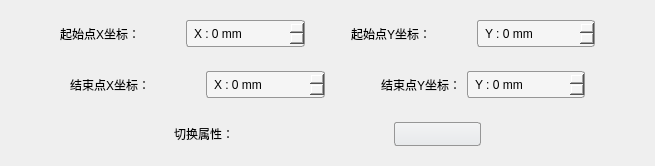
     <widget class="QWidget" name="lineSizeDialog">
      <layout class="QVBoxLayout" name="verticalLayout_4">
       <item>
        <widget class="QWidget" name="widget_7" native="true">
         <layout class="QHBoxLayout" name="horizontalLayout_7">
          <item>
           <spacer name="horizontalSpacer_13">
            <property name="orientation">
             <enum>Qt::Horizontal</enum>
            </property>
            <property name="sizeHint" stdset="0">
             <size>
              <width>40</width>
              <height>20</height>
             </size>
            </property>
           </spacer>
          </item>
          <item>
           <widget class="QLabel" name="lineStartXlabel">
            <property name="text">
             <string>起始点X坐标：</string>
            </property>
           </widget>
          </item>
          <item>
           <spacer name="horizontalSpacer_14">
            <property name="orientation">
             <enum>Qt::Horizontal</enum>
            </property>
            <property name="sizeHint" stdset="0">
             <size>
              <width>40</width>
              <height>20</height>
             </size>
            </property>
           </spacer>
          </item>
          <item>
           <widget class="QSpinBox" name="lineStartXSpinBox">
            <property name="styleSheet">
             <string notr="true">QSpinBox{
border-radius: 3px;
padding: 0 5px;
color: #000000;
border: 1px solid #969696;
background-color: #F5F5F5 ;
min-height: 25px;
}
QSpinBox:hover{
border: 1px solid #00BB9E;
}
QSpinBox:selected{
border: 1px solid #00BB9E;
}
QSpinBox[buttonSymbols=&quot;0&quot;]::up-button{/*显示按钮=0*/
width: 20px;
height: 14px;
subcontrol-origin: border;
subcontrol-position: top right;
right: 2px;
top: 2px;
bottom: 1px;
border-image: url(:/icon/triangle_up_969696.png);
}
QSpinBox::up-button:hover{
border-image: url(:/icon/triangle_up_00BB9E.png);
}
QSpinBox::up-button:pressed{
border-image: url(:/icon/triangle_up_262829.png);
}
QSpinBox[buttonSymbols=&quot;0&quot;]::down-button{
width: 20px;
height: 14px;
subcontrol-origin: border;
subcontrol-position: bottom right;
right: 2px;
bottom: 2px;
border-image: url(:/icon/triangle_down_969696.png);
}
QSpinBox::down-button:hover{
border-image: url(:/icon/triangle_down_00BB9E.png);
}
QSpinBox::down-button:pressed{
border-image: url(:/icon/triangle_down_262829.png);
}
QSpinBox:disabled{
color: #DCE1E6;
background-color:#F5F5F5;
border: 1px solid #969696;
}
QSpinBox::up-button:disabled{
border-image: url(:/icon/triangle_up_404244.png);
}
QSpinBox::down-button:disabled{
border-image: url(:/icon/triangle_down_404244.png);
}</string>
            </property>
            <property name="suffix">
             <string> mm</string>
            </property>
            <property name="prefix">
             <string>X : </string>
            </property>
            <property name="minimum">
             <number>-999999</number>
            </property>
            <property name="maximum">
             <number>999999</number>
            </property>
           </widget>
          </item>
          <item>
           <spacer name="horizontalSpacer_12">
            <property name="orientation">
             <enum>Qt::Horizontal</enum>
            </property>
            <property name="sizeHint" stdset="0">
             <size>
              <width>40</width>
              <height>20</height>
             </size>
            </property>
           </spacer>
          </item>
          <item>
           <widget class="QLabel" name="lineEndXlabel">
            <property name="text">
             <string>起始点Y坐标：</string>
            </property>
           </widget>
          </item>
          <item>
           <spacer name="horizontalSpacer_15">
            <property name="orientation">
             <enum>Qt::Horizontal</enum>
            </property>
            <property name="sizeHint" stdset="0">
             <size>
              <width>40</width>
              <height>20</height>
             </size>
            </property>
           </spacer>
          </item>
          <item>
           <widget class="QSpinBox" name="lineStartYSpinBox">
            <property name="styleSheet">
             <string notr="true">QSpinBox{
border-radius: 3px;
padding: 0 5px;
color: #000000;
border: 1px solid #969696;
background-color: #F5F5F5 ;
min-height: 25px;
}
QSpinBox:hover{
border: 1px solid #00BB9E;
}
QSpinBox:selected{
border: 1px solid #00BB9E;
}
QSpinBox[buttonSymbols=&quot;0&quot;]::up-button{/*显示按钮=0*/
width: 20px;
height: 14px;
subcontrol-origin: border;
subcontrol-position: top right;
right: 2px;
top: 2px;
bottom: 1px;
border-image: url(:/icon/triangle_up_969696.png);
}
QSpinBox::up-button:hover{
border-image: url(:/icon/triangle_up_00BB9E.png);
}
QSpinBox::up-button:pressed{
border-image: url(:/icon/triangle_up_262829.png);
}
QSpinBox[buttonSymbols=&quot;0&quot;]::down-button{
width: 20px;
height: 14px;
subcontrol-origin: border;
subcontrol-position: bottom right;
right: 2px;
bottom: 2px;
border-image: url(:/icon/triangle_down_969696.png);
}
QSpinBox::down-button:hover{
border-image: url(:/icon/triangle_down_00BB9E.png);
}
QSpinBox::down-button:pressed{
border-image: url(:/icon/triangle_down_262829.png);
}
QSpinBox:disabled{
color: #DCE1E6;
background-color:#F5F5F5;
border: 1px solid #969696;
}
QSpinBox::up-button:disabled{
border-image: url(:/icon/triangle_up_404244.png);
}
QSpinBox::down-button:disabled{
border-image: url(:/icon/triangle_down_404244.png);
}</string>
            </property>
            <property name="suffix">
             <string> mm</string>
            </property>
            <property name="prefix">
             <string>Y : </string>
            </property>
            <property name="minimum">
             <number>-999999</number>
            </property>
            <property name="maximum">
             <number>999999</number>
            </property>
           </widget>
          </item>
          <item>
           <spacer name="horizontalSpacer_16">
            <property name="orientation">
             <enum>Qt::Horizontal</enum>
            </property>
            <property name="sizeHint" stdset="0">
             <size>
              <width>40</width>
              <height>20</height>
             </size>
            </property>
           </spacer>
          </item>
         </layout>
        </widget>
       </item>
       <item>
        <widget class="QWidget" name="widget_8" native="true">
         <layout class="QHBoxLayout" name="horizontalLayout_6">
          <item>
           <spacer name="horizontalSpacer_10">
            <property name="orientation">
             <enum>Qt::Horizontal</enum>
            </property>
            <property name="sizeHint" stdset="0">
             <size>
              <width>40</width>
              <height>20</height>
             </size>
            </property>
           </spacer>
          </item>
          <item>
           <widget class="QLabel" name="lineStartYlabel">
            <property name="text">
             <string>结束点X坐标：</string>
            </property>
           </widget>
          </item>
          <item>
           <spacer name="horizontalSpacer_11">
            <property name="orientation">
             <enum>Qt::Horizontal</enum>
            </property>
            <property name="sizeHint" stdset="0">
             <size>
              <width>40</width>
              <height>20</height>
             </size>
            </property>
           </spacer>
          </item>
          <item>
           <widget class="QSpinBox" name="lineEndXSpinBox">
            <property name="styleSheet">
             <string notr="true">QSpinBox{
border-radius: 3px;
padding: 0 5px;
color: #000000;
border: 1px solid #969696;
background-color: #F5F5F5 ;
min-height: 25px;
}
QSpinBox:hover{
border: 1px solid #00BB9E;
}
QSpinBox:selected{
border: 1px solid #00BB9E;
}
QSpinBox[buttonSymbols=&quot;0&quot;]::up-button{/*显示按钮=0*/
width: 20px;
height: 14px;
subcontrol-origin: border;
subcontrol-position: top right;
right: 2px;
top: 2px;
bottom: 1px;
border-image: url(:/icon/triangle_up_969696.png);
}
QSpinBox::up-button:hover{
border-image: url(:/icon/triangle_up_00BB9E.png);
}
QSpinBox::up-button:pressed{
border-image: url(:/icon/triangle_up_262829.png);
}
QSpinBox[buttonSymbols=&quot;0&quot;]::down-button{
width: 20px;
height: 14px;
subcontrol-origin: border;
subcontrol-position: bottom right;
right: 2px;
bottom: 2px;
border-image: url(:/icon/triangle_down_969696.png);
}
QSpinBox::down-button:hover{
border-image: url(:/icon/triangle_down_00BB9E.png);
}
QSpinBox::down-button:pressed{
border-image: url(:/icon/triangle_down_262829.png);
}
QSpinBox:disabled{
color: #DCE1E6;
background-color:#F5F5F5;
border: 1px solid #969696;
}
QSpinBox::up-button:disabled{
border-image: url(:/icon/triangle_up_404244.png);
}
QSpinBox::down-button:disabled{
border-image: url(:/icon/triangle_down_404244.png);
}</string>
            </property>
            <property name="suffix">
             <string> mm</string>
            </property>
            <property name="prefix">
             <string>X : </string>
            </property>
            <property name="minimum">
             <number>-999999</number>
            </property>
            <property name="maximum">
             <number>999999</number>
            </property>
           </widget>
          </item>
          <item>
           <spacer name="horizontalSpacer_17">
            <property name="orientation">
             <enum>Qt::Horizontal</enum>
            </property>
            <property name="sizeHint" stdset="0">
             <size>
              <width>40</width>
              <height>20</height>
             </size>
            </property>
           </spacer>
          </item>
          <item>
           <widget class="QLabel" name="lineEndYlabel">
            <property name="text">
             <string>结束点Y坐标：</string>
            </property>
           </widget>
          </item>
          <item>
           <widget class="QSpinBox" name="lineEndYSpinBox">
            <property name="styleSheet">
             <string notr="true">QSpinBox{
border-radius: 3px;
padding: 0 5px;
color: #000000;
border: 1px solid #969696;
background-color: #F5F5F5 ;
min-height: 25px;
}
QSpinBox:hover{
border: 1px solid #00BB9E;
}
QSpinBox:selected{
border: 1px solid #00BB9E;
}
QSpinBox[buttonSymbols=&quot;0&quot;]::up-button{/*显示按钮=0*/
width: 20px;
height: 14px;
subcontrol-origin: border;
subcontrol-position: top right;
right: 2px;
top: 2px;
bottom: 1px;
border-image: url(:/icon/triangle_up_969696.png);
}
QSpinBox::up-button:hover{
border-image: url(:/icon/triangle_up_00BB9E.png);
}
QSpinBox::up-button:pressed{
border-image: url(:/icon/triangle_up_262829.png);
}
QSpinBox[buttonSymbols=&quot;0&quot;]::down-button{
width: 20px;
height: 14px;
subcontrol-origin: border;
subcontrol-position: bottom right;
right: 2px;
bottom: 2px;
border-image: url(:/icon/triangle_down_969696.png);
}
QSpinBox::down-button:hover{
border-image: url(:/icon/triangle_down_00BB9E.png);
}
QSpinBox::down-button:pressed{
border-image: url(:/icon/triangle_down_262829.png);
}
QSpinBox:disabled{
color: #DCE1E6;
background-color:#F5F5F5;
border: 1px solid #969696;
}
QSpinBox::up-button:disabled{
border-image: url(:/icon/triangle_up_404244.png);
}
QSpinBox::down-button:disabled{
border-image: url(:/icon/triangle_down_404244.png);
}</string>
            </property>
            <property name="suffix">
             <string> mm</string>
            </property>
            <property name="prefix">
             <string>Y : </string>
            </property>
            <property name="minimum">
             <number>-999999</number>
            </property>
            <property name="maximum">
             <number>999999</number>
            </property>
           </widget>
          </item>
          <item>
           <spacer name="horizontalSpacer_18">
            <property name="orientation">
             <enum>Qt::Horizontal</enum>
            </property>
            <property name="sizeHint" stdset="0">
             <size>
              <width>40</width>
              <height>20</height>
             </size>
            </property>
           </spacer>
          </item>
         </layout>
        </widget>
       </item>
       <item>
        <widget class="QWidget" name="widget_6" native="true">
         <layout class="QHBoxLayout" name="horizontalLayout_8">
          <item>
           <spacer name="horizontalSpacer_19">
            <property name="orientation">
             <enum>Qt::Horizontal</enum>
            </property>
            <property name="sizeHint" stdset="0">
             <size>
              <width>40</width>
              <height>20</height>
             </size>
            </property>
           </spacer>
          </item>
          <item>
           <widget class="QLabel" name="selectlabel_3">
            <property name="text">
             <string>切换属性：</string>
            </property>
           </widget>
          </item>
          <item>
           <spacer name="horizontalSpacer_20">
            <property name="orientation">
             <enum>Qt::Horizontal</enum>
            </property>
            <property name="sizeHint" stdset="0">
             <size>
              <width>40</width>
              <height>20</height>
             </size>
            </property>
           </spacer>
          </item>
          <item>
           <widget class="QComboBox" name="lineSizeComboBox">
            <property name="sizePolicy">
             <sizepolicy hsizetype="Preferred" vsizetype="Maximum">
              <horstretch>0</horstretch>
              <verstretch>0</verstretch>
             </sizepolicy>
            </property>
            <property name="maximumSize">
             <size>
              <width>16777215</width>
              <height>26</height>
             </size>
            </property>
            <property name="styleSheet">
             <string notr="true">QComboBox {
border: 1px solid #969696;
background: qlineargradient(spread:pad,x1:0,y1:0,x2:0,y2:1,stop:0 #F2F3F4 , stop:1 #E7E9EB);
border-radius: 3px;
padding: 1px 18px 1px 3px;
min-height: 20px;
}
QComboBox:item{
background-color: qlineargradient(spread:pad,x1:0,y1:0,x2:0,y2:1,stop:0 #F2F3F4 , stop:1 #E7E9EB);
}
QComboBox:hover{
border: 1px solid #00BB9E;
}
QComboBox:selected{
border: 1px solid #00BB9E;
}
QComboBox:editable{
background-color: qlineargradient(spread:pad,x1:0,y1:0,x2:0,y2:1,stop:0 #F2F3F4 , stop:1 #E7E9EB);
}
QComboBox:editable:disabled{
color: #DCE1E6;
background-color: #F5F5F5;
border: 1px solid #969696;
}
/* 下拉后，整个下拉窗体样式 */
QComboBox QAbstractItemView {
border: 1px solid #969696;
background: qlineargradient(spread:pad,x1:0,y1:0,x2:0,y2:1,stop:0 #F2F3F4 , stop:1 #E7E9EB);
selection-background-color: #00BB9E; /* 整个下拉窗体被选中项的背景色 */
}
QComboBox QAbstractItemView::item {
height: 20px;
}
QComboBox::drop-down {
width: 20px;
height: 20px;
subcontrol-position: center right;
right: 2px;
border: 0;
background-color: transparent;
}
QComboBox::down-arrow {/*替换三角小图标*/
width: 20px;
height: 20px;
border-image: url(:/icon/triangle_down_969696.png);
}
QComboBox::down-arrow:hover {
border-image: url(:/icon/triangle_down_00BB9E.png);
}
QComboBox::disabled{
color: #DCE1E6;
background-color: #F5F5F5;
border: 1px solid #969696;
}
QComboBox::down-arrow:disabled {
border-image: url(:/icon/triangle_down_404244.png);
}</string>
            </property>
           </widget>
          </item>
          <item>
           <spacer name="horizontalSpacer_21">
            <property name="orientation">
             <enum>Qt::Horizontal</enum>
            </property>
            <property name="sizeHint" stdset="0">
             <size>
              <width>40</width>
              <height>20</height>
             </size>
            </property>
           </spacer>
          </item>
         </layout>
        </widget>
       </item>
      </layout>
     </widget>
